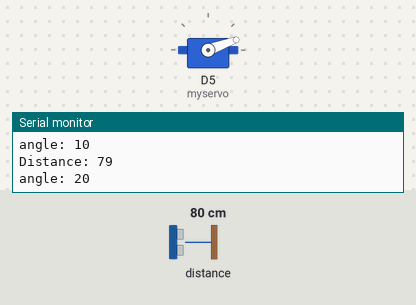
Bench run of a sketch on a simulated ESP8266 (NodeMCU). Shown: servo, the last lines printed to the serial monitor. Wiring (inferred from the names in the program): ultrasonic range finder: trigger D2; echo D3. Inputs (shaded band) come from the test bench; at power-on: distance to the obstacle 80 cm. The echo pulse lasts 58.3 µs per cm; WiFi joins after 1.5 s; servers stay silent unless stated.

Above: at 1.55 s.
At 1.95 s:
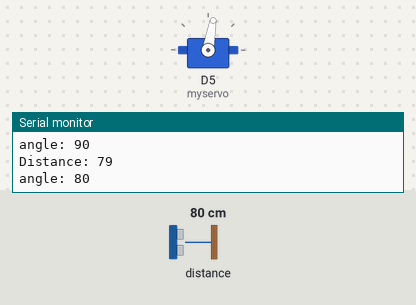
At 2.15 s:
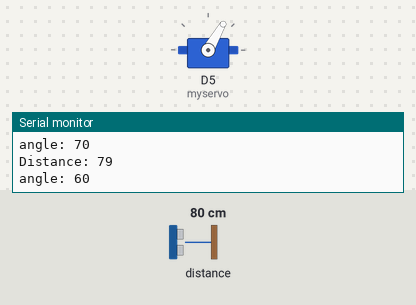
At 2.35 s:
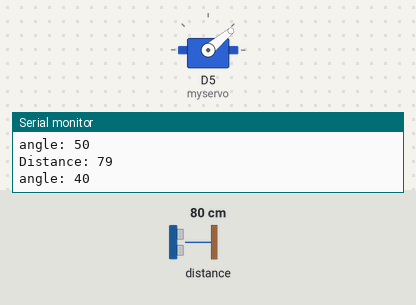
Timing chart, 0 to 4.5 s (numbered marks = the images above):
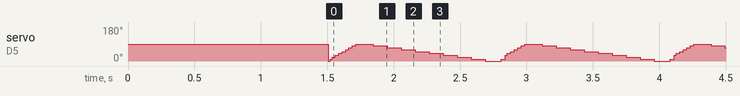

The sketch:

radar_firebase.ino
```cpp
#include <FirebaseArduino.h>
#include  <ESP8266WiFi.h>
#include <Servo.h>


const int trigPin = D2;
const int echoPin = D3;
//attach servo to D5


Servo myservo;  // create servo object to control a servo

#define FIREBASE_HOST "agricloud-7458b.firebaseio.com"
#define WIFI_SSID "vinay" // Change the name of your WIFI
#define WIFI_PASSWORD "vinay1234" // Change the password of your WIFI

void setup()
{
   Serial.begin(9600);
   WiFi.begin (WIFI_SSID, WIFI_PASSWORD);
   while (WiFi.status() != WL_CONNECTED)
   {
      delay(500);
      Serial.print(".");
   }
  Serial.println ("");
  Serial.println ("WiFi Connected!");


  Firebase.begin(FIREBASE_HOST);

  pinMode(trigPin, OUTPUT); // Sets the trigPin as an Output]

  pinMode(echoPin, INPUT); // Sets the echoPin as an Input

  myservo.attach(D5);


}

void loop()
{

  int angle;
  long duration;
  int distance;
  for(angle = 0; angle <= 90 ; angle += 10)
  {                                       // in steps of 1 degree

          //   Clears the trigPin
              digitalWrite(trigPin, LOW);
              delayMicroseconds(2);

              // Sets the trigPin on HIGH state for 10 micro seconds
              digitalWrite(trigPin, HIGH);
              delayMicroseconds(10);
              digitalWrite(trigPin, LOW);

              // Reads the echoPin, returns the sound wave travel time in microseconds
              duration = pulseIn(echoPin, HIGH);

              // Calculating the distance

              distance= duration*0.034/2;

              // Prints the distance on the Serial Monitor

              Serial.print("Distance: ");
              Serial.println(distance);

              Serial.print("angle: ");
              Serial.println(angle);


              if (distance >= 10 && angle == 10 && distance <=30 )
                          {
                            Firebase.setFloat ("box",4);
                          }

                          if (distance <= 15 && angle == 30 && distance <=30 )
                          {
                            Firebase.setFloat ("box",2);
                          }

                           if (distance <= 30 && distance >=15 && angle == 40)
                          {
                            Firebase.setFloat ("box",3);
                          }

                           if (distance <= 15 && angle == 70 && distance <=30)
                          {
                            Firebase.setFloat ("box",1);
                          }


              myservo.write(angle);              // tell servo to go to position in variable 'pos'
              delay(10);                       // waits 15ms for the servo to reach the position
  }


   for(angle = 90; angle>=0; angle-=10)     // goes from 180 degrees to 0 degrees
  {                                       // in steps of 1 degree

            //   Clears the trigPin
                digitalWrite(trigPin, LOW);
                delayMicroseconds(2);

                // Sets the trigPin on HIGH state for 10 micro seconds
                digitalWrite(trigPin, HIGH);
                delayMicroseconds(10);
                digitalWrite(trigPin, LOW);

                // Reads the echoPin, returns the sound wave travel time in microseconds
                duration = pulseIn(echoPin, HIGH);

                // Calculating the distance

                distance= duration*0.034/2;

                // Prints the distance on the Serial Monitor

                Serial.print("Distance: ");
                Serial.println(distance);
                Serial.print("angle: ");
                Serial.println(angle);

                if (distance >= 10 && angle == 10 && distance <=30 )
              {
                Firebase.setFloat ("box",4);
              }

              if (distance <= 15 && angle == 30 && distance <=30 )
              {
                Firebase.setFloat ("box",2);
              }

               if (distance <= 30 && distance >=15  && angle == 40)
              {
                Firebase.setFloat ("box",3);
              }

               if (distance <= 15 && angle == 70 && distance <=30)
              {
                Firebase.setFloat ("box",1);
              }

                myservo.write(angle);              // tell servo to go to position in variable 'pos'
                delay(100);                       // waits 15ms for the servo to reach the position
  }
}
```
